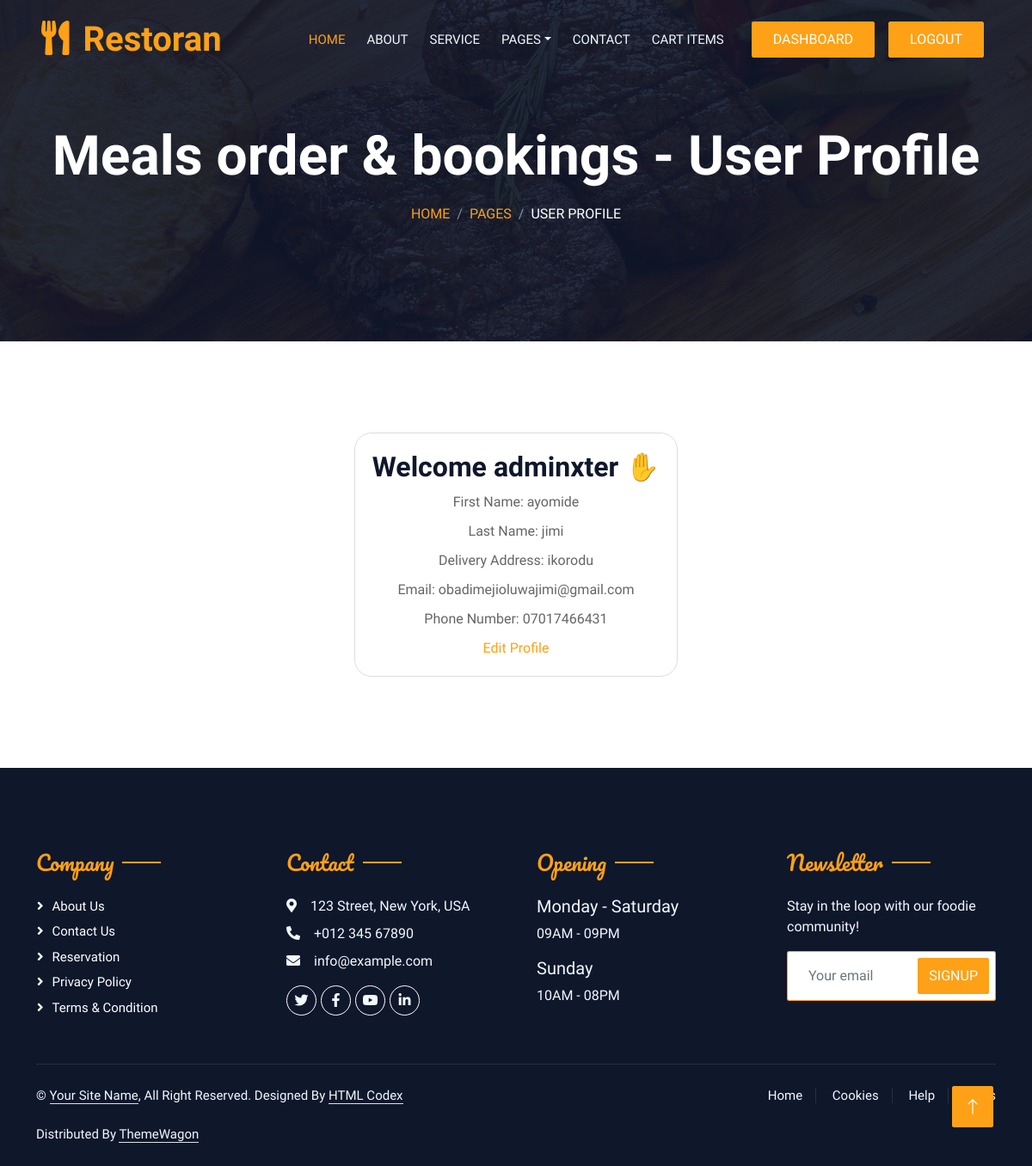
/profile/ (signed in), run on the app's committed database.
### sitepages/models.py (models this page shows)
class UserProfile(models.Model):
    user = models.OneToOneField(User, on_delete=models.CASCADE)
    first_name = models.CharField(max_length=30)
    last_name = models.CharField(max_length=30)
    delivery_address = models.TextField()
    phone_number = models.CharField(max_length=15)
    email = models.EmailField()  # Include the email field

### sitepages/views.py (the view)
# urls.py: path('profile/', viewprofile, name='profile'),
@login_required
def viewprofile(request):
    user_profile = request.user.userprofile  # Assuming a one-to-one relationship between User and UserProfile
    return render(request, 'registration/profile.html', {'user_profile': user_profile,"ptitle":"Meals order & bookings - User Profile"})

### templates/registration/profile.html (shortened to what this page needs)
{% extends 'sitepages/base2.html'%}
{%load static%}
{%block aboutpage_content%}
            <div class="container-xxl py-5 bg-dark hero-header mb-5">
                <div class="container text-center my-5 pt-5 pb-4">
                    <h1 class="display-3 text-white mb-3 animated slideInDown">{{ptitle}}</h1>
                    <nav aria-label="breadcrumb">
                        <ol class="breadcrumb justify-content-center text-uppercase">
                            <li class="breadcrumb-item"><a href="/">Home</a></li>
                            <li class="breadcrumb-item"><a href="#">Pages</a></li>
                            <li class="breadcrumb-item text-white active" aria-current="page">User Profile</li>
                        </ol>
                    </nav>
                </div>
            </div>
        </div>
          <div id="profile-container">
            <div id="profile-card">
              <h2>Welcome {{ request.user }} ✋</h2>
              <div id="profile-info">
                <p>First Name: {{ user_profile.first_name }}</p>
                <p>Last Name: {{ user_profile.last_name }}</p>
                <p>Delivery Address: {{ user_profile.delivery_address }}</p>
                <p>Email: {{ user_profile.email }}</p>
                <p>Phone Number: {{ user_profile.phone_number }}</p>
              </div>
              <a href="{% url 'sitepages:editprofile' %}" id="edit-profile-link">Edit Profile</a>
            </div>
          </div>
{% endblock %}

### static/css/style.css (style rules this page uses)
:root { --primary: #FEA116; --light: #F1F8FF; --dark: #0F172B; }
.hero-header { background: linear-gradient(rgba(15, 23, 43, .9), rgba(15, 23, 43, .9)), url(../img/bg-hero.jpg); background-position: center center; background-repeat: no-repeat; background-size: cover; }
.breadcrumb-item + .breadcrumb-item::before { color: rgba(255, 255, 255, .5); }

### templates/registration/profile.html (style rules this page uses)
#profile-container { display: flex; flex-direction: column; align-items: center; justify-content: center; height: 50vh; }
#profile-card { border: 1px solid #ddd; padding: 20px; max-width: 400px; text-align: center; border-radius: 20px; }
#profile-info p { margin: 10px 0; }
#edit-profile-link { margin-top: 20px; }

### data on the page
UserProfile: first_name "ayomide", last_name "jimi", delivery_address "ikorodu", email "obadimejioluwajimi@gmail.com", phone_number "07017466431"

### other printed values
{{ ptitle }} "Meals order & bookings - User Profile"
{{ request.user }} "adminxter"
